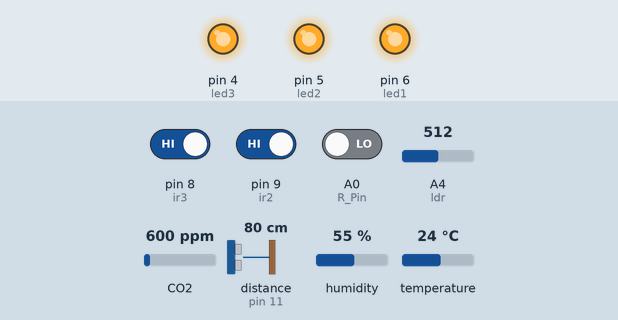
Recording of a sketch running on a simulated Arduino Uno, built with avr-gcc and run on an emulated ATmega328P. Parts: output pins drawn as LEDs (lit = HIGH). Wiring (inferred from the names in the program): ultrasonic range finder: trigger pin 12; echo pin 11. The test bench sets the inputs (shaded band); at power-on: pin 8 (ir3) HIGH, pin 9 (ir2) HIGH, A4 (ldr) = 512, A0 (R_Pin) LOW, CO2 600 ppm, distance to the obstacle (sensor on pin 11) 80 cm, humidity 55 %, temperature 24 °C. The echo pulse lasts 58.3 µs per cm; WiFi joins after 1.5 s; servers stay silent unless stated; pins used as bus, display or sensor lines are not drawn.

Above: at 3.0 s.
3.1 s: pin 8 (ir3) driven LOW
At 3.5 s:
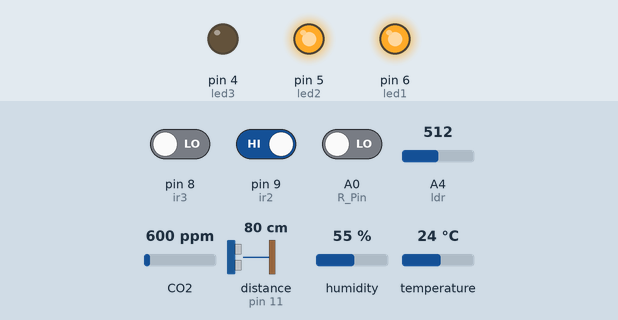
4.6 s: pin 9 (ir2) driven LOW
At 5.8 s:
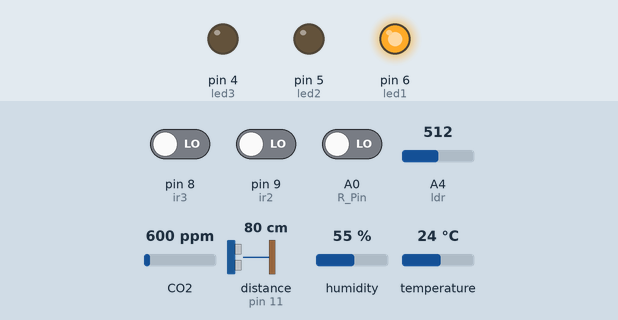
6.1 s: pin 8 (ir3) driven HIGH
At 7.0 s:
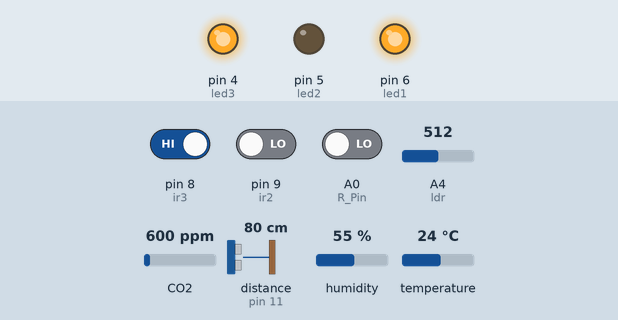
7.6 s: pin 9 (ir2) driven HIGH
At 8.1 s:
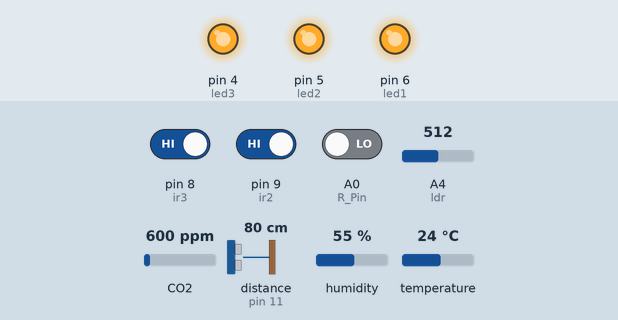
9.1 s: A4 (ldr) set to 788
10.6 s: A4 (ldr) set to 812
At 11.6 s:
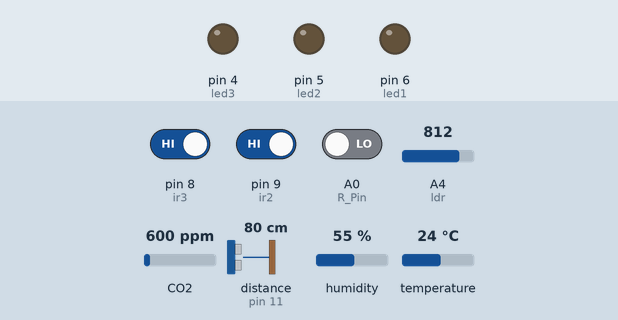
Timing chart, 0 to 13.1 s (numbered marks = the images above; inputs shaded):
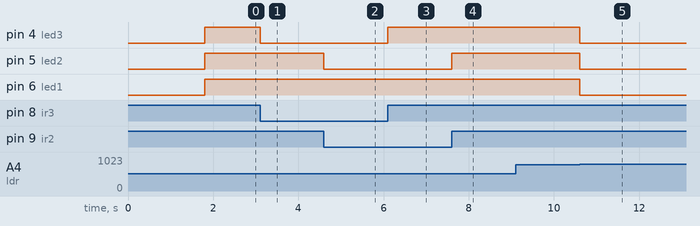

Measured:
- the behaviour switches between 799 and 800 on A4 (ldr) (found by bisection; images 4 and 5)
- after the input at 3.1 s, pin 4 (led3): HIGH → LOW at once
- after the input at 4.6 s, pin 5 (led2): HIGH → LOW at once
- after the input at 6.1 s, pin 4 (led3): LOW → HIGH at once
- after the input at 7.6 s, pin 5 (led2): LOW → HIGH at once
- after the input at 9.1 s, every drawn part: stays the same
- after the input at 10.6 s, pin 4 (led3), pin 5 (led2), pin 6 (led1): HIGH → LOW at once

The sketch:

SmartCity.ino
```cpp
#define BLYNK_PRINT SwSerial

#define limit_max  400  // 500cm
#define limit_min  20  // 100cm
#include <SoftwareSerial.h>
SoftwareSerial SwSerial(10, 11); // RX, TX

#include <BlynkSimpleStream.h>
#include <DHT.h>
#include "MQ135.h"

char auth[] = "KiaLapIT9SxWQfAwd6PUKPQ79QjYACMD";

#define DHTPIN 2   // What digital pin we're connected to
#define DHTTYPE DHT11// DHT 11
#define R_Pin A0
#define echoPin 11 // Echo Pin of Ultrasonic Sensor
#define pingPin 12 // Trigger Pin of Ultrasonic Sensor
DHT dht(DHTPIN, DHTTYPE);
BlynkTimer timer;

int led_1;
int led_2;
int led_3;

int ir1 = 10;
int led1 = 6;

int ir2 = 9;
int led2 = 5;

int ir3 = 8;
int led3 = 4;

int ldr = A4;
int val =0;
// This function sends Arduino's up time every second to Virtual Pin (5).
// In the app, Widget's reading frequency should be set to PUSH. This means
// that you define how often to send data to Blynk App.
void sendSensor()
{
  long duration, inches, cm;
  float h = dht.readHumidity();
  float t = dht.readTemperature(); // or dht.readTemperature(true) for Fahrenheit

  MQ135 gasSensor = MQ135(A2);
  float air_quality = gasSensor.getPPM();

  bool IsRain=digitalRead(R_Pin);

  digitalWrite(pingPin, LOW);
  delayMicroseconds(2);

  digitalWrite(pingPin, HIGH);
  delayMicroseconds(10);

  digitalWrite(pingPin, LOW);

  duration = pulseIn(echoPin, HIGH); // using pulsin function to determine total time
  inches = microsecondsToInches(duration); // calling method
  cm = microsecondsToCentimeters(duration); // calling method
  Blynk.virtualWrite(V7, inches);
  if(inches < limit_min){
    Blynk.virtualWrite(V8, 255);
  }else{
    Blynk.virtualWrite(V8, 0);
  }

  if (isnan(h) || isnan(t)) {
    SwSerial.println("Failed to read from DHT sensor!");
    return;
  }
  // You can send any value at any time.
  // Please don't send more that 10 values per second.
  Blynk.virtualWrite(V5, h);
  Blynk.virtualWrite(V6, t);

   if (isnan(air_quality)) {
    SwSerial.println("Failed to read from MQ135 sensor!");
    return;
  }
  Blynk.virtualWrite(V1, air_quality);

  Blynk.virtualWrite(V3, IsRain);
}

void setup()
{
  // Debug console
  SwSerial.begin(9600);
  pinMode(pingPin, OUTPUT); // initialising pin 3 as output
  pinMode(echoPin, INPUT); // initialising pin 2 as input

  pinMode(ir1,INPUT);
  pinMode(led1,OUTPUT);

  pinMode(ir2,INPUT);
  pinMode(led2,OUTPUT);

  pinMode(ir3,INPUT);
  pinMode(led3,OUTPUT);
  // Blynk will work through Serial
  // Do not read or write this serial manually in your sketch
  Serial.begin(9600);
  Blynk.begin(Serial, auth);

  dht.begin();

  // Setup a function to be called every second
  timer.setInterval(1000L, sendSensor);
}

void loop()
{

  int s1 = digitalRead(ir1);
  int s2 = digitalRead(ir2);
  int s3 = digitalRead(ir3);

  val = analogRead(ldr);

  if(val<800)
  {
    if(s1==0)
    {
      digitalWrite(led1,LOW);
    }
    else
    {
      digitalWrite(led1,HIGH);
    }
    if(s2==0)
    {
      digitalWrite(led2,LOW);
    }
    else
    {
      digitalWrite(led2,HIGH);
    }

    if(s3==0)
    {
      digitalWrite(led3,LOW);
    }
    else
    {
      digitalWrite(led3,HIGH);
    }
  }
  else
  {
    digitalWrite(led1,LOW);
    digitalWrite(led2,LOW);
    digitalWrite(led3,LOW);
  }

  Blynk.run();
  timer.run();
}

long microsecondsToInches(long microseconds) // method to covert microsec to inches
{
 return microseconds / 74 / 2;
}
long microsecondsToCentimeters(long microseconds) // method to covert microsec to centimeters
{
   return microseconds / 29 / 2;
}
```
